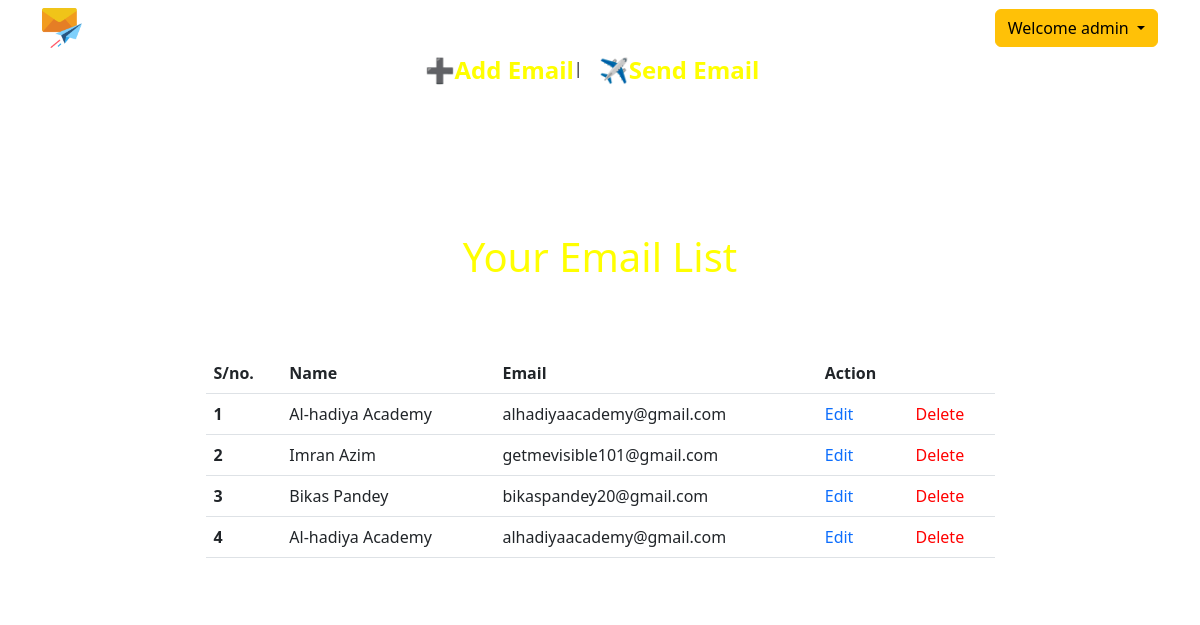
The page /email_list_page (signed in) on the database its author committed.
### home/models.py (models this page shows, shortened)
class EmailList(models.Model):
    name = models.CharField(max_length=100, null=True)
    email = models.EmailField(max_length=100, null=True)
    subject = models.CharField(max_length=100, null=True)
    attachment = models.FileField(upload_to='media', null=True)
    email_body = models.TextField(null=True)
    sender = models.ForeignKey(User, on_delete=models.CASCADE, null=True)

### home/views.py (the view)
# urls.py: path('email_list_page', views.email_list_page, name='email_list_page'),
@login_required(login_url='signin')
def email_list_page(request):
    all_entry = EmailList.objects.filter(sender = request.user)
    return render(request, 'emaillist.html', {'all_entry' : all_entry})

### templates/emaillist.html (shortened to what this page needs)
{% extends 'base.html' %}
{% block content %}
  <h1 class="text-center" style="color: yellow; margin-top: 140px;">Your Email List </h1>
<div class="container mt-5 d-flex justify-content-center">
<div class="bg-white w-75 p-4 rounded" style="">
    {% if all_entry %}
    <table class="table">
        <thead>
          <tr>
            <th scope="col">S/no.</th>
            <th scope="col">Name</th>
            <th scope="col">Email</th>
            <th scope="col">Action</th>
            <th scope="col"></th>
          </tr>
        </thead>
        {% for i in all_entry.all %}
        <tbody>
          <tr>
            <th scope="row">{{forloop.counter}}</th>
            <td>{{i.name}}</td>
            <td>{{i.email}}</td>
            <td><a href="{% url 'editEmailList' i.id %}" style="text-decoration: none;">Edit</a></td>
            <td><a href="{% url 'deleteEmailList' i.id %}" style="text-decoration: none; color: red;">Delete</a></td>
          </tr>
        </tbody>
        {% endfor %}
      </table>
{% else %}
<p class="text-center">Email List Empty - </p>
<div class="d-flex justify-content-center">
<a href="{% url 'create_group' %}" class="mt-2 btn btn-warning">Add Email </a>
</div>
    </center>
{%  endif %}
</div>
</div>
{% endblock content %}

### templates/base.html (shortened to what this page needs)
<!doctype html>
<html lang="en">
  <head>
    <link href="https://cdn.jsdelivr.net/npm/bootstrap@5.3.0-alpha3/dist/css/bootstrap.min.css" rel="stylesheet">
  </head>
  <body>
    <nav class="navbar navbar-expand-lg container">
      <div class="container-fluid">
        <a href="{% url 'home' %}">
          <img src="/static/images/mail.png" style="width:40px; height: 40px;">
           </a>
        <div class="collapse navbar-collapse d-flex justify-content-end" id="navbarSupportedContent">
          <div class="dropdown ">
            <button class="btn btn-warning dropdown-toggle" type="button" data-bs-toggle="dropdown" aria-expanded="false">
              Welcome {{user.username}}
            </button>
          </div>
        </div>
      </div>
    </nav>
<div class="d-flex justify-content-center">
  <a href="{% url 'create_group' %}" style="text-decoration: none;">
  <h4 style="color:yellow; font-weight: 700;">➕Add Email</h4></a>
  |
  <a href="{% url 'emaildashboard' %}" style="text-decoration: none;">
  <h4 class="mx-3" style="color:yellow;  font-weight: 700;">✈️Send Email</h4></a>
</div>
{% block content %}
{% endblock content %}
</body>
</html>

### templates/emaillist.html (style rules this page uses)
body { background-image: url('https://img.freepik.com/free-photo/galaxy-night-landscape_23-2148895320.jpg?w=1380&t=st=1685557378~exp=1685557978~hmac=1113aff511f6a6cec6e43e60b07ac0fc3765f505eaa1825d8a079ac8008a5849'); background-repeat: no-repeat; background-size: cover; }

### rows shown on the page
EmailList: name "Al-hadiya Academy", email "alhadiyaacademy@gmail.com"
EmailList: name "Imran Azim", email "getmevisible101@gmail.com"
EmailList: name "Bikas Pandey", email "bikaspandey20@gmail.com"
EmailList: name "Al-hadiya Academy", email "alhadiyaacademy@gmail.com"

### other values the page prints
{{ user.username }} "admin"
